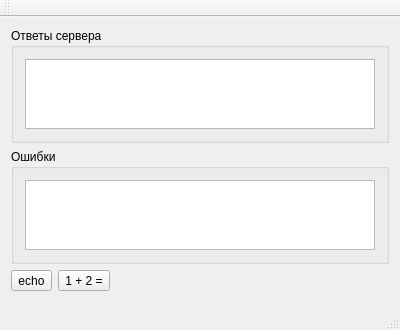
<?xml version="1.0" encoding="UTF-8"?>
<ui version="4.0">
 <class>MainWindow</class>
 <widget class="QMainWindow" name="MainWindow">
  <property name="geometry">
   <rect>
    <x>0</x>
    <y>0</y>
    <width>400</width>
    <height>300</height>
   </rect>
  </property>
  <property name="windowTitle">
   <string>MainWindow</string>
  </property>
  <widget class="QWidget" name="centralWidget">
   <layout class="QGridLayout" name="gridLayout">
    <item row="0" column="0" colspan="3">
     <widget class="QGroupBox" name="groupBox">
      <property name="title">
       <string>Ответы сервера</string>
      </property>
      <layout class="QVBoxLayout" name="verticalLayout">
       <item>
        <widget class="QTextEdit" name="tEdit_Resposes"/>
       </item>
      </layout>
     </widget>
    </item>
    <item row="2" column="0">
     <widget class="QToolButton" name="tBt_Echo">
      <property name="text">
       <string>echo</string>
      </property>
     </widget>
    </item>
    <item row="2" column="1">
     <widget class="QToolButton" name="tBt_Add">
      <property name="text">
       <string>1 + 2 =</string>
      </property>
     </widget>
    </item>
    <item row="2" column="2" rowspan="2">
     <spacer name="horizontalSpacer">
      <property name="orientation">
       <enum>Qt::Horizontal</enum>
      </property>
      <property name="sizeHint" stdset="0">
       <size>
        <width>40</width>
        <height>20</height>
       </size>
      </property>
     </spacer>
    </item>
    <item row="1" column="0" colspan="3">
     <widget class="QGroupBox" name="groupBox_2">
      <property name="title">
       <string>Ошибки</string>
      </property>
      <layout class="QVBoxLayout" name="verticalLayout_2">
       <item>
        <widget class="QTextEdit" name="tEdit_Errors"/>
       </item>
      </layout>
     </widget>
    </item>
   </layout>
  </widget>
  <widget class="QMenuBar" name="menuBar">
   <property name="geometry">
    <rect>
     <x>0</x>
     <y>0</y>
     <width>400</width>
     <height>21</height>
    </rect>
   </property>
  </widget>
  <widget class="QToolBar" name="mainToolBar">
   <attribute name="toolBarArea">
    <enum>TopToolBarArea</enum>
   </attribute>
   <attribute name="toolBarBreak">
    <bool>false</bool>
   </attribute>
  </widget>
  <widget class="QStatusBar" name="statusBar"/>
 </widget>
 <layoutdefault spacing="6" margin="11"/>
 <resources/>
 <connections/>
</ui>
